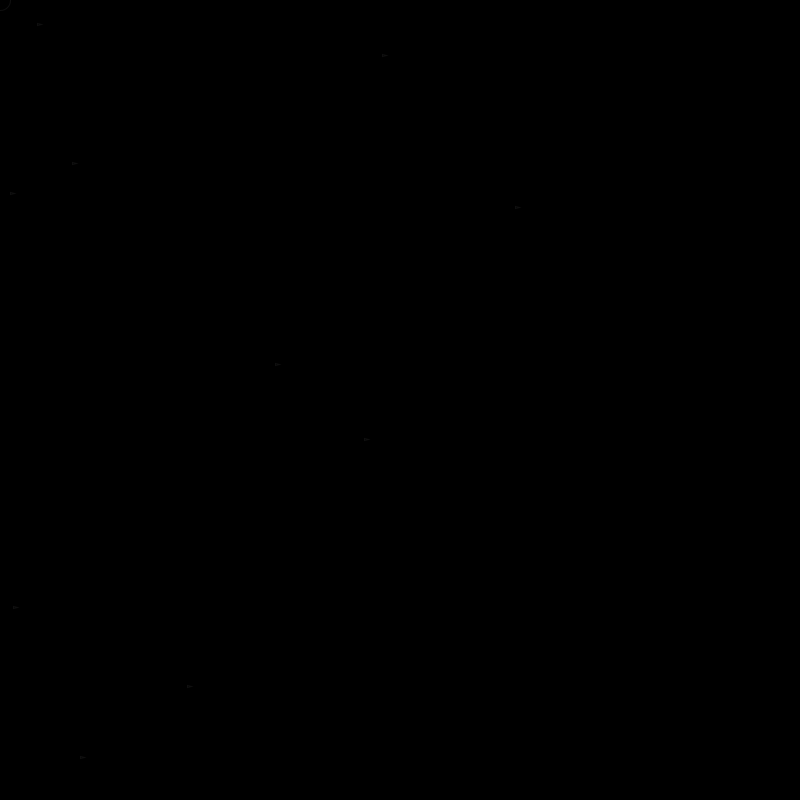
Frame 1 (no input)
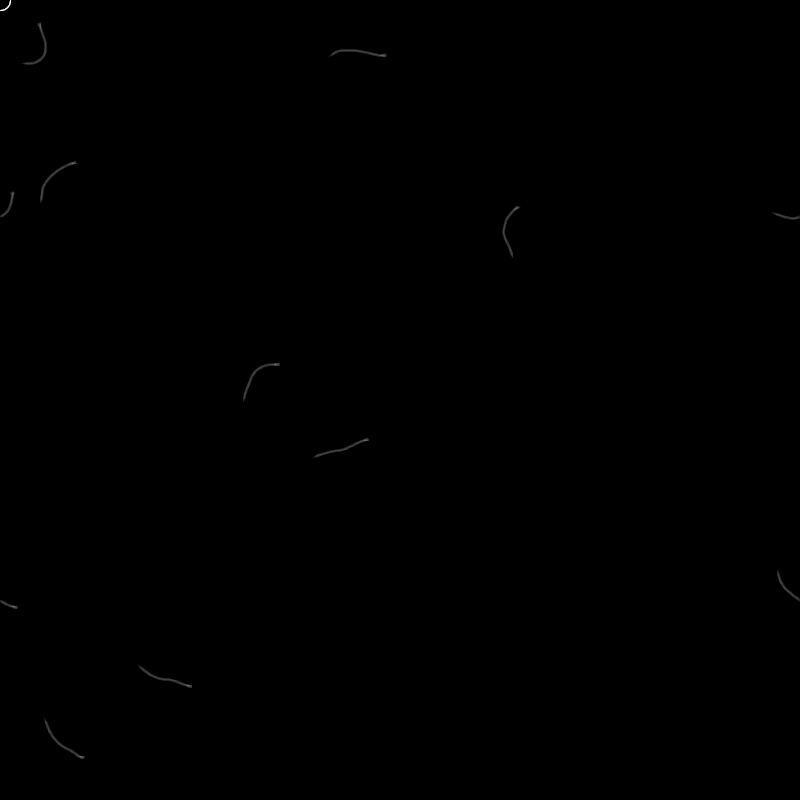
Frame 60 (the mouse pressed at the canvas centre just before this capture)
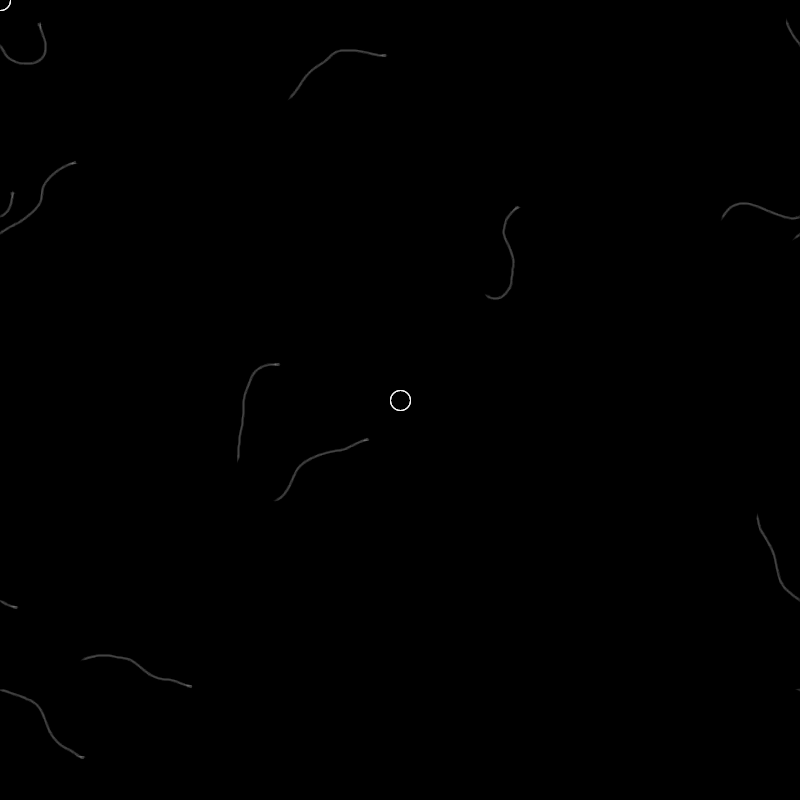
Frame 120 (the mouse held since frame 60 and released just before this capture)

The Processing sketch that drew these frames (run headless with seeded random() and noise(); from frame 60 on, the mouse is pressed at the canvas centre):

// Processing sketch: E6_4Wandering_behavior
// ── E6_4Wandering_behavior.pde
//Sam Nosenzo
//7/19/15
//Nature of Code Chapter 6.3
//Give a vehicle the ability to steer to its target

ArrayList<Vehicle> vs;
int numv = 10;
void setup(){
  frameRate(200);
  size(800, 800);
  background(0);
  vs = new ArrayList<Vehicle>();
  for(int i = 0; i < numv; i++){
    Vehicle v = new Vehicle(random(width), random(height));
    vs.add(v);
  }
}

void draw(){
  //background(0);
  //fill(0, 10);
  //rect(0, 0, width, height);
  for(Vehicle v: vs){
    //v.seek(new PVector(mouseX, mouseY));
    v.update();
    v.display();
  }
  
  ellipse(mouseX, mouseY, 20, 20);
}

// ── Vehicle.pde
class Vehicle{
  PVector location, velocity, acceleration;
  float maxspeed, maxforce;
  float r;
  float theta = 0;
  Vehicle(float x, float y){
    acceleration = new PVector(0, 0);
    velocity = new PVector(0, 0);
    location = new PVector(x, y);
    r = 1;
    
    maxspeed = 1;
    maxforce = .1;
  }
  
  void update(){
    velocity.add(acceleration);
    velocity.limit(maxspeed);
    location.add(velocity);
    acceleration.mult(0);
  }
  
  void display(){
    detectBoundary();
    theta = velocity.heading() + PI/2;
    noFill();
    stroke(255, 15);
    pushMatrix();
    translate(location.x, location.y);
    rotate(theta);
    beginShape();
    vertex(0, -r*2);
    vertex(-r, r*2);
    vertex(r, r*2);
    endShape(CLOSE);
    createTarget();
    popMatrix();
  }
  
  void detectBoundary(){
    if(location.x < 0){
      location.x = width;
    } else if(location.x > width){
      location.x = 0;
    }
    if(location.y < 0){
      location.y = height;
    } else if(location.y > height){
      location.y = 0;
    }
  }
  
  
  
  float nx = random(10000);
  void createTarget(){
    //line(0, -r*2, 0, -r*10);
    //ellipse(0, -r*10, r*6, r*6);
    float angle = map(noise(nx), 0, 1, 0, TWO_PI);
    nx+=.01;
    PVector target= new PVector();
    target.x = r*3*cos(angle);
    target.y = -r*10 + r*3*sin(angle);
    
    //ellipse(target.x, target.y, 5, 5);
    target.y+=r*10;
    target.add(location);
    seek(target);
  }
    
  
  
  void seek(PVector target){
    PVector desired = PVector.sub(target, location);
    float d = desired.mag();
    desired.normalize();
    
 
     desired.mult(maxspeed); //scale vector to maxspeed;
    
   
    
    PVector steer = PVector.sub(desired, velocity); //Reynolds formula for steering force
    steer.limit(maxforce);
    
    applyForce(steer); //apply the force asa the object acceleration
    
  }
  
  void applyForce(PVector force){
    acceleration.add(force);
  }
}
  
  
  
    
